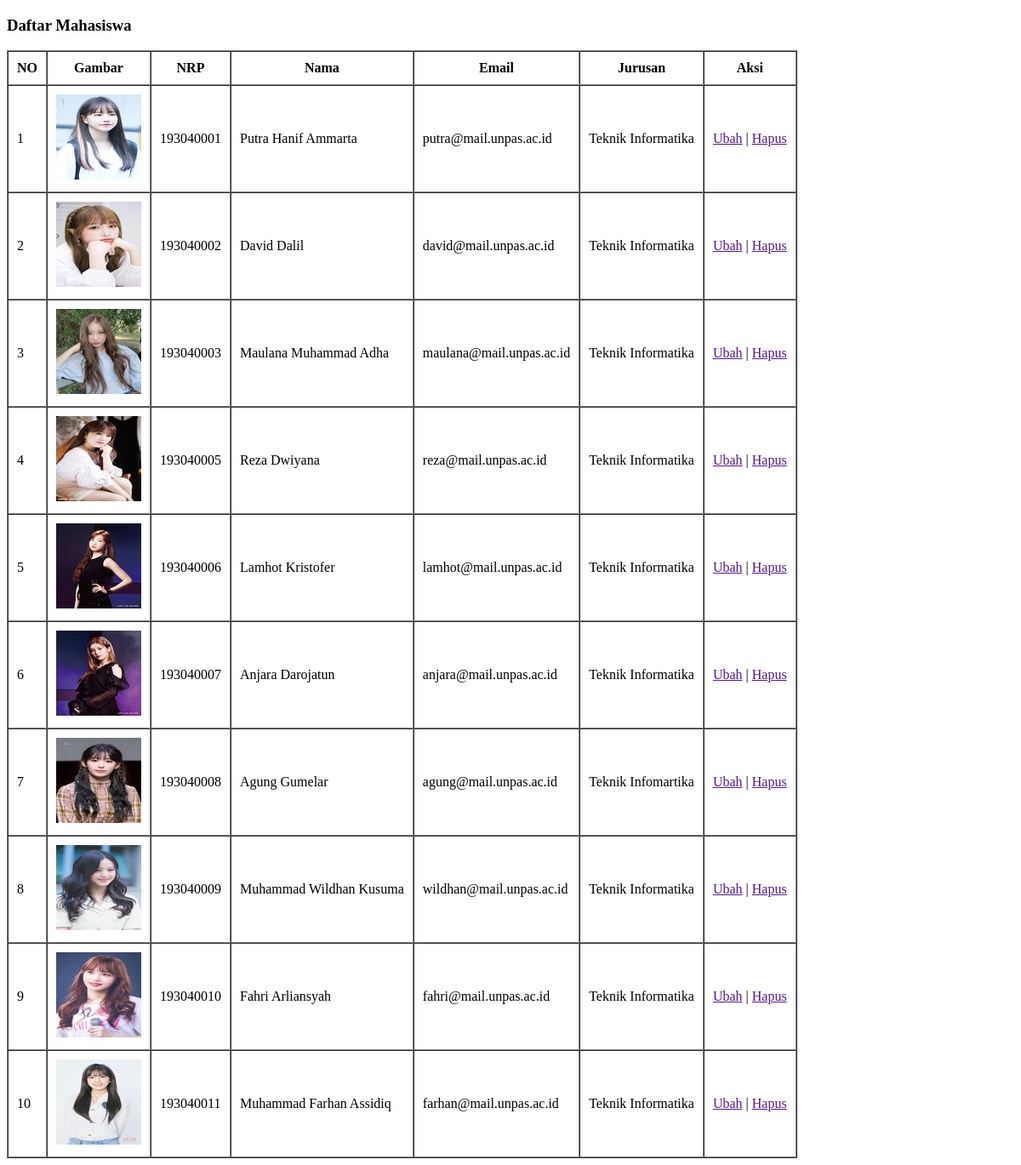
The page /pertemuan10/latihan1.php on the database as committed earlier.
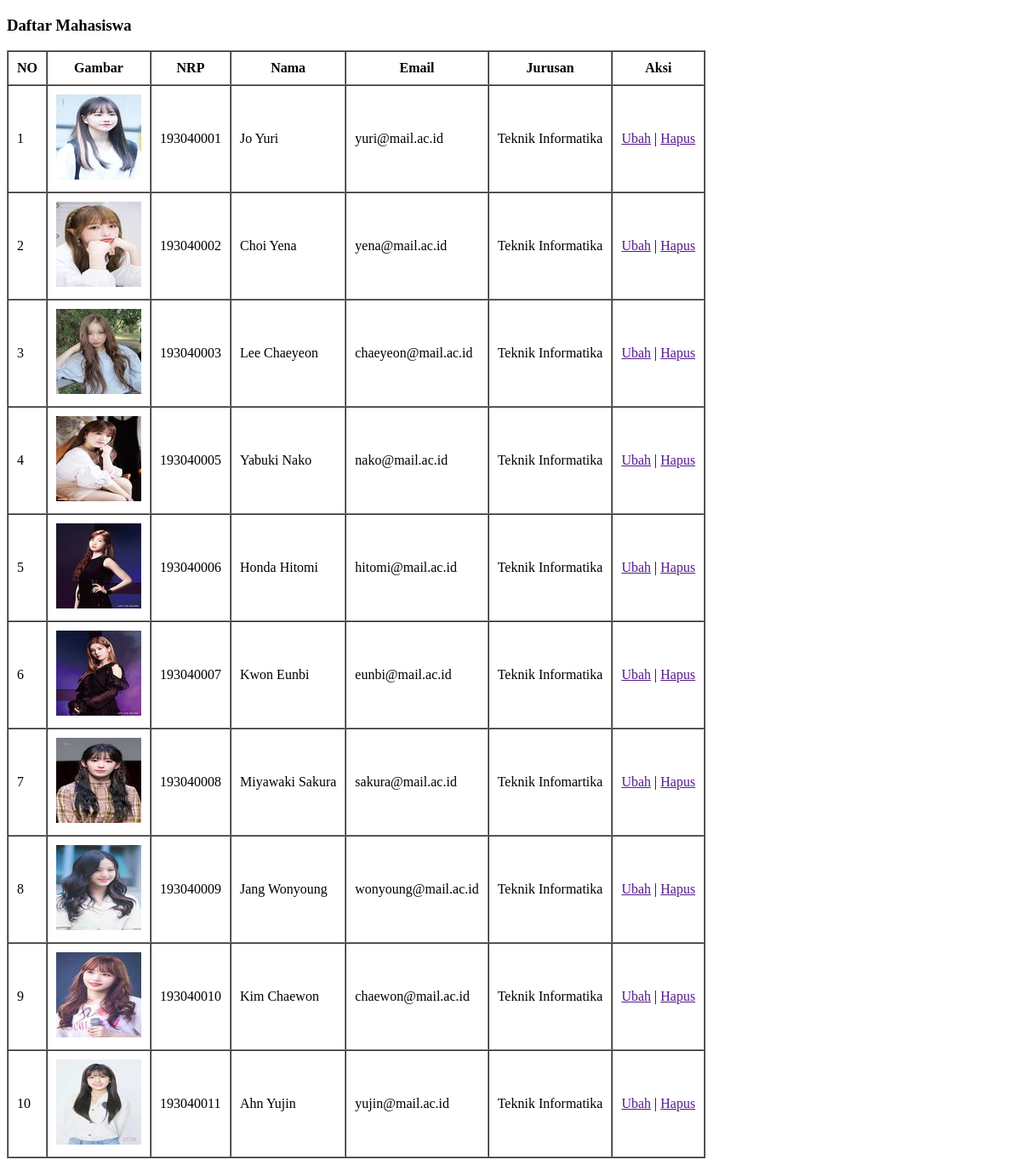
The same page on the database as committed later.
### tables this page shows
CREATE TABLE `mahasiswa` (
  `id` int(11) NOT NULL,
  `nama` varchar(100) DEFAULT NULL,
  `nrp` varchar(10) DEFAULT NULL,
  `email` varchar(100) DEFAULT NULL,
  `jurusan` varchar(100) DEFAULT NULL,
  `gambar` varchar(100) DEFAULT NULL
);

### pertemuan10/latihan1.php (the view, shortened to what this page needs)
<?php
$conn = mysqli_connect('localhost', 'root', '', 'pw_193040001');
$result = mysqli_query($conn, 'SELECT * FROM mahasiswa');
$rows = [];
while ($row = mysqli_fetch_assoc($result)) {
  $rows[] = $row;
}
$mahasiswa = $rows;
?>
<!DOCTYPE html>
<html lang="en">
<head>
</head>
<body>
  <h3>Daftar Mahasiswa</h3>
  <table border="1" cellpadding="10" cellspacing="0">
    <tr>
      <th>NO</th>
      <th>Gambar</th>
      <th>NRP</th>
      <th>Nama</th>
      <th>Email</th>
      <th>Jurusan</th>
      <th>Aksi</th>
    </tr>
    <?php $i = 1;
    foreach ($mahasiswa as $m) : ?>
      <tr>
        <td><?= $i++; ?></td>
        <td><img src="img/<?= $m['gambar']; ?>"></td>
        <td><?= $m['nrp']; ?></td>
        <td><?= $m['nama']; ?></td>
        <td><?= $m['email']; ?></td>
        <td><?= $m['jurusan']; ?></td>
        <td>
          <a href="">Ubah</a> | <a href="">Hapus</a>
        </td>
      </tr>
    <?php endforeach; ?>
  </table>
</body>
</html>

Rows that differ between the two databases and show on the page:
changed mahasiswa: nama "Putra Hanif Ammarta" → "Jo Yuri"; email "putra@mail.unpas.ac.id" → "yuri@mail.ac.id"
changed mahasiswa: nama "David Dalil" → "Choi Yena"; email "david@mail.unpas.ac.id" → "yena@mail.ac.id"
changed mahasiswa: nama "Maulana Muhammad Adha" → "Lee Chaeyeon"; email "maulana@mail.unpas.ac.id" → "chaeyeon@mail.ac.id"
changed mahasiswa: nama "Reza Dwiyana" → "Yabuki Nako"; email "reza@mail.unpas.ac.id" → "nako@mail.ac.id"
changed mahasiswa: nama "Lamhot Kristofer" → "Honda Hitomi"; email "lamhot@mail.unpas.ac.id" → "hitomi@mail.ac.id"
changed mahasiswa: nama "Anjara Darojatun" → "Kwon Eunbi"; email "anjara@mail.unpas.ac.id" → "eunbi@mail.ac.id"
changed mahasiswa "Teknik Infomartika": nama "Agung Gumelar" → "Miyawaki Sakura"; email "agung@mail.unpas.ac.id" → "sakura@mail.ac.id"
changed mahasiswa: nama "Muhammad Wildhan Kusuma" → "Jang Wonyoung"; email "wildhan@mail.unpas.ac.id" → "wonyoung@mail.ac.id"
changed mahasiswa: nama "Fahri Arliansyah" → "Kim Chaewon"; email "fahri@mail.unpas.ac.id" → "chaewon@mail.ac.id"
changed mahasiswa: nama "Muhammad Farhan Assidiq" → "Ahn Yujin"; email "farhan@mail.unpas.ac.id" → "yujin@mail.ac.id"
